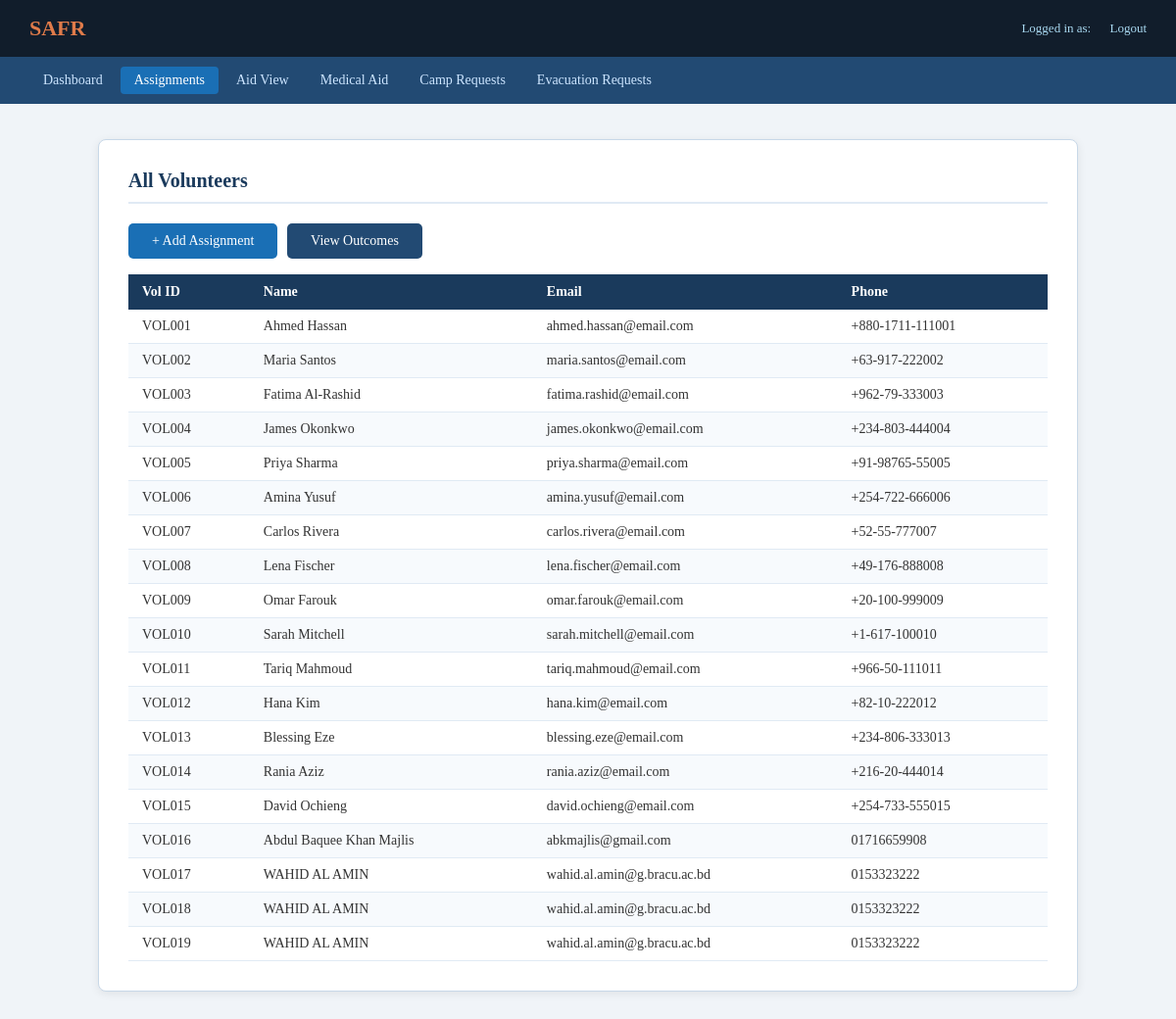
Screenshot of /SAFR/NGO/NGO_Assignment_subtab.php with the database file from the repository.
### tables this page shows
CREATE TABLE `volunteer` (
  `Volunteer_id` varchar(20) NOT NULL,
  `Name` varchar(100) NOT NULL,
  `Email` varchar(100) DEFAULT NULL,
  `Phone` varchar(20) DEFAULT NULL,
  `Home_Country` varchar(50) DEFAULT NULL,
  `skill` varchar(255) DEFAULT NULL
);

### SAFR/NGO/NGO_Assignment_subtab.php (the view, shortened to what this page needs)
<?php
include('../dbconnect.php');
$ngo_name = $_SESSION['NGO_name'];
$sql = "SELECT * FROM volunteer";
$result = mysqli_query($conn, $sql);
?>
<!DOCTYPE html>
<html lang="en">
<head>
    <link href="../css/safr.css" rel="stylesheet">
</head>
<body>
<div class="safr-topbar">
    <a href="NGO_Dashboard.php" class="brand">SAFR</a>
    <div class="topbar-right">
        Logged in as: <strong style="color:white;"><?php echo $ngo_name; ?></strong>
        <a href="../logout.php">Logout</a>
    </div>
</div>
<div class="safr-nav">
    <a href="NGO_Dashboard.php">Dashboard</a>
    <a href="NGO_Assignment_subtab.php" class="active">Assignments</a>
    <a href="NGO_aidview_subtab.php">Aid View</a>
    <a href="ngo_medical.php">Medical Aid</a>
    <a href="NGO_Campreqsubtab.php">Camp Requests</a>
    <a href="Show_evacs.php">Evacuation Requests</a>
</div>
<div class="safr-container wide">
    <h2>All Volunteers</h2>
    <p style="margin-bottom:16px; font-size:13px; color:#555;">
        <a href="add_assignment.php" class="safr-btn">+ Add Assignment</a>
        <a href="NGO_outcome_leaftab.php" class="safr-btn" style="background:#224a73;">View Outcomes</a>
    </p>
    <table class="safr-table">
        <thead>
            <tr>
                <th>Vol ID</th>
                <th>Name</th>
                <th>Email</th>
                <th>Phone</th>
            </tr>
        </thead>
        <tbody>
        <?php if (mysqli_num_rows($result) > 0): ?>
            <?php while ($row = mysqli_fetch_array($result)): ?>
            <tr>
                <td><?php echo $row[0]; ?></td>
                <td><?php echo $row[1]; ?></td>
                <td><?php echo $row[2]; ?></td>
                <td><?php echo $row[3]; ?></td>
            </tr>
            <?php endwhile; ?>
        <?php else: ?>
            <tr><td colspan="4">No volunteers found.</td></tr>
        <?php endif; ?>
        </tbody>
    </table>
</div>
</body>
</html>

### SAFR/css/safr.css (style rules this page uses)
*, *::before, *::after { box-sizing: border-box; margin: 0; padding: 0; }
body { font-family: Georgia, serif; background: #f0f4f8; color: #333; }
.safr-topbar { background: #111d2b; color: white; padding: 16px 30px; display: flex; justify-content: space-between; align-items: center; }
.safr-topbar .brand { font-size: 22px; font-weight: bold; color: #e07b4a; text-decoration: none; }
.safr-topbar .topbar-right { font-size: 13px; color: #a8d8f0; }
.safr-topbar .topbar-right a { color: #a8d8f0; text-decoration: none; margin-left: 16px; }
.safr-nav { background: #224a73; padding: 10px 30px; display: flex; gap: 4px; flex-wrap: wrap; }
.safr-nav a { color: #cce5ff; text-decoration: none; font-size: 14px; padding: 6px 14px; border-radius: 4px; }
.safr-nav a.active { background: #1a6fb5; color: white; }
.safr-container { max-width: 800px; margin: 36px auto; background: white; padding: 30px; border-radius: 8px; border: 1px solid #c8d8e8; box-shadow: 0 2px 10px rgba(0,0,0,0.08); }
.safr-container.wide { max-width: 1000px; }
.safr-container h2 { color: #1a3a5c; margin-top: 0; margin-bottom: 20px; border-bottom: 2px solid #e0eaf4; padding-bottom: 10px; font-size: 20px; }
.safr-btn { background: #1a6fb5; color: white; padding: 10px 24px; border: none; border-radius: 5px; font-size: 14px; cursor: pointer; font-family: Georgia, serif; text-decoration: none; display: inline-block; }
.safr-table { width: 100%; border-collapse: collapse; margin-top: 10px; font-size: 14px; }
.safr-table th { background: #1a3a5c; color: white; padding: 10px 14px; text-align: left; font-weight: 600; }
.safr-table td { padding: 9px 14px; border-bottom: 1px solid #e0eaf4; color: #333; }
.safr-table tr:nth-child(even) td { background: #f7fafd; }

### rows the page displays
volunteer: Volunteer_id "VOL001", Name "Ahmed Hassan", Email "ahmed.hassan@email.com", Phone "+880-1711-111001"
volunteer: Volunteer_id "VOL002", Name "Maria Santos", Email "maria.santos@email.com", Phone "+63-917-222002"
volunteer: Volunteer_id "VOL003", Name "Fatima Al-Rashid", Email "fatima.rashid@email.com", Phone "+962-79-333003"
volunteer: Volunteer_id "VOL004", Name "James Okonkwo", Email "james.okonkwo@email.com", Phone "+234-803-444004"
volunteer: Volunteer_id "VOL005", Name "Priya Sharma", Email "priya.sharma@email.com", Phone "+91-98765-55005"
volunteer: Volunteer_id "VOL006", Name "Amina Yusuf", Email "amina.yusuf@email.com", Phone "+254-722-666006"
volunteer: Volunteer_id "VOL007", Name "Carlos Rivera", Email "carlos.rivera@email.com", Phone "+52-55-777007"
volunteer: Volunteer_id "VOL008", Name "Lena Fischer", Email "lena.fischer@email.com", Phone "+49-176-888008"
volunteer: Volunteer_id "VOL009", Name "Omar Farouk", Email "omar.farouk@email.com", Phone "+20-100-999009"
volunteer: Volunteer_id "VOL010", Name "Sarah Mitchell", Email "sarah.mitchell@email.com", Phone "+1-617-100010"
volunteer: Volunteer_id "VOL011", Name "Tariq Mahmoud", Email "tariq.mahmoud@email.com", Phone "+966-50-111011"
volunteer: Volunteer_id "VOL012", Name "Hana Kim", Email "hana.kim@email.com", Phone "+82-10-222012"
volunteer: Volunteer_id "VOL013", Name "Blessing Eze", Email "blessing.eze@email.com", Phone "+234-806-333013"
volunteer: Volunteer_id "VOL014", Name "Rania Aziz", Email "rania.aziz@email.com", Phone "+216-20-444014"
volunteer: Volunteer_id "VOL015", Name "David Ochieng", Email "david.ochieng@email.com", Phone "+254-733-555015"
volunteer: Volunteer_id "VOL016", Name "Abdul Baquee Khan Majlis", Email "abkmajlis@gmail.com", Phone "01716659908"
volunteer: Volunteer_id "VOL017", Name "WAHID AL AMIN", Email "wahid.al.amin@g.bracu.ac.bd", Phone "0153323222"
volunteer: Volunteer_id "VOL018", Name "WAHID AL AMIN", Email "wahid.al.amin@g.bracu.ac.bd", Phone "0153323222"
volunteer: Volunteer_id "VOL019", Name "WAHID AL AMIN", Email "wahid.al.amin@g.bracu.ac.bd", Phone "0153323222"
